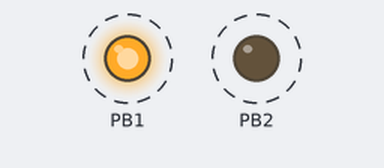
Bench run of a program on a simulated ATmega328P, built with avr-gcc and emulated at 16 MHz. Shown: output pins drawn as LEDs (lit = HIGH). Dashed ring = blinking.

Above: at 0.5 s.
Timing chart, 0 to 4.6 s (numbered marks = the images above):
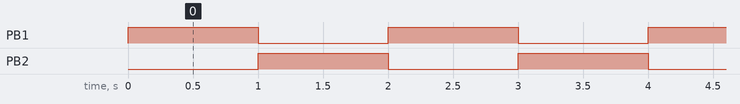

The program:

main.c
```c
/*
 * Blink 2.c
 *
 * Created: 27-11-2025 20:13:45
 * Author : Harikrishnan R
 */

#define F_CPU 16000000ul
#include <avr/io.h>
#include<util/delay.h>

int main(void)
{
	DDRB|=(1<<DDB1);					//Set DDB PB1 as output
	DDRB|=(1<<DDB2);					//Set DDB PB2 as output

    while (1)
    {
		PORTB|=(1<<PORTB1);			//Set PB1 = 1
		PORTB&=~(1<<PORTB2);			//Set PB2 = 0
		_delay_ms(1000);
		PORTB&=~(1<<PORTB1);			//Set PB1 = 0
		PORTB|=(1<<PORTB2);			//Set PB2 = 1
		_delay_ms(1000);
    }
}
```

Measured:
- by itself, PB1, PB2: alternates HIGH for 1.0 s and LOW for 1.0 s
